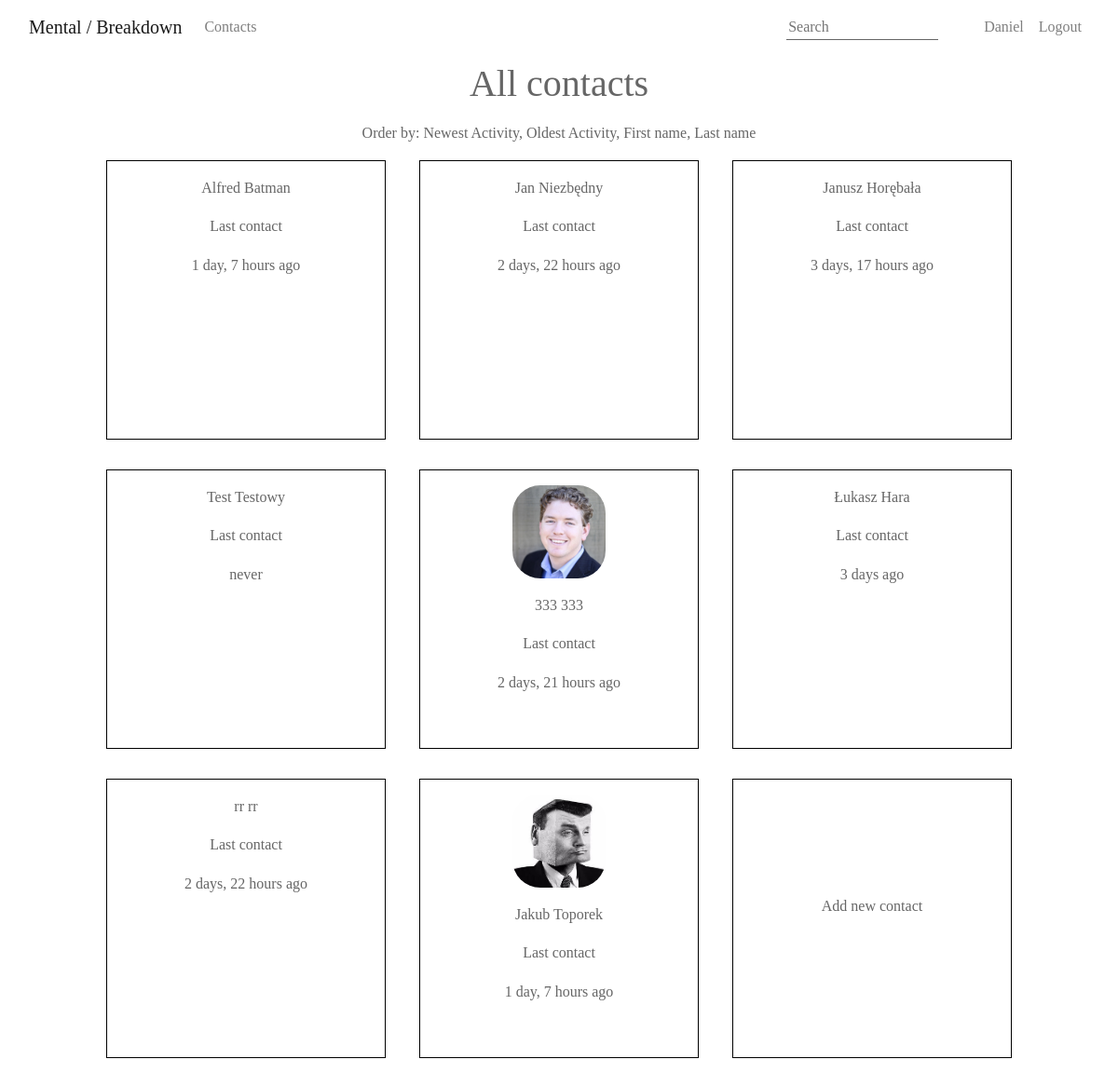
The app's page /search/ (signed in) with its own data.
### crm/models.py (models this page shows, shortened)
class Contact(models.Model):
    SEX_CHOICES = (
        ('Female', 'Female',),
        ('Male', 'Male',),
        ('Unsure', 'Unsure',),
    )
    first_name = models.CharField(max_length=128)
    last_name = models.CharField(max_length=128)
    birthdate = models.DateField()
    sex = models.CharField(choices=SEX_CHOICES, max_length=64, null=True, default="Unknown")
    description = models.CharField(max_length=600, blank="No description", null="True")
    contacts = models.ManyToManyField('self', through='ContactRelationship')
    activites = models.ForeignKey('Activity', related_name="contact_activity", on_delete=models.CASCADE, null=True)
    updated_at = models.DateTimeField(null=True)
    avatar = models.ImageField(upload_to='images/', null=True)
    created_by = models.ForeignKey(User, null=True, blank=True, on_delete=models.DO_NOTHING,
                                   related_name='created_by')

### crm/views.py (the view)
# urls.py: path('search/', SearchResult.as_view()),
class SearchResult(View):
    def get(self, request):
        user = request.user
        name = request.GET.get('name', '')
        contacts = Contact.objects.filter(last_name__icontains=name, created_by=user)
        return render(request, 'contacts.html', {'contacts': contacts})

### crm/forms.py
class NavbarForm(forms.Form):
    name = forms.CharField(label=False, widget=forms.TextInput(attrs={'placeholder': 'Search'}))

### crm/context_processors.py (called while the page is built)
def navbarform(request):
    return {
        'navbarform': NavbarForm()
    }

### crm/templates/contacts.html (shortened to what this page needs)
{% extends 'base.html' %}
{% load humanize %}
{% load extratag %}
{% block content %}
    <div class="row">
        <div class="col-lg-12 contacts-title">
            <h1><a href="/contacts">All contacts</a></h1>
            Order by: <a href="/contacts/sort/{{ "newest_activity" }}">Newest Activity</a>, <a
                href="/contacts/sort/{{ "oldest_activity" }}">Oldest Activity</a>, <a
                href="/contacts/sort/{{ "first_name" }}">First name</a>, <a
                href="/contacts/sort/{{ "last_name" }}">Last name</a>
        </div>
    </div>
    <div class="row">
        <div class="col-lg-12">
            <div class="cards">
            {% if contacts %}
                    {% for contact in contacts %}
                        <a href="/contact/view/{{ contact.id }}">
                            <div class="contact-card"">
                                {% if contact.avatar %}
                                    <p><img src="{{ contact.avatar.url }}" width="100px" class="avatar-main"></p>
                                {% endif %}
                                <p>{{ contact.first_name }} {{ contact.last_name }}</p>
                                <p>Last contact</p>
                                {% if contact.updated_at is not null %}
                                    <p>{{ contact.updated_at|naturaltime }} </p>
                                {% else %}
                                    <p>never</p>
                                {% endif %}
                            </div>
                        </a>
                    {% endfor %}
                    <a href="/contact/create">
                        <div class="contact-card">
                            <p class="add-contact">Add new contact</p>
                        </div>
                    </a>
                {% endif %}
            </div>
        </div>
    </div>
{% endblock %}

### crm/templates/base.html (shortened to what this page needs)
{% load static %}
<html>
<head>
    <link rel="stylesheet" href="https://stackpath.bootstrapcdn.com/bootstrap/4.4.1/css/bootstrap.min.css"
>
    <link rel="stylesheet" href="{% static 'css/style.css' %}">
    <link rel="stylesheet" href="/static/css/tagsinput.css"/>
    <link rel="stylesheet" href="https://cdnjs.cloudflare.com/ajax/libs/datepicker/0.6.5/datepicker.min.css"
/>
</head>
<body>
<div class="container-fluid">
    <div class="row">
        <div class="col-md-12">
            <nav class="navbar navbar-expand-lg navbar-light">
                <a class="desktop navbar-brand" href="/">Mental / Breakdown</a>
                <div class="collapse navbar-collapse" id="bs-example-navbar-collapse-1">
                    <ul class="navbar-nav">
                        {% if user.is_authenticated %}
                            <li class="nav-item">
                                <a class="nav-link" href="/contacts">Contacts</a>
                            </li>
                        {% endif %}
                    </ul>
                    <ul class="navbar-nav ml-md-auto">
                        {% if user.is_authenticated %}
                            <form class="form-inline" action="/search/" method="GET">
                                {{ navbarform }}
                            </form>
                        {% endif %}
                        {% block user %}
                            {% if user.is_authenticated %}
                                <li class="nav-item">
                                    <a class="nav-link" href="#">{{ user.username|capfirst }}</a>
                                </li>
                                <li class="nav-item">
                                    <a class="nav-link" href="/logout">Logout</a>
                                </li>
                            {% else %}
                                <li><a href="/accounts/login/">login</a></li>
                            {% endif %}
                        {% endblock %}
                    </ul>
                </div>
            </nav>
        </div>
    </div>
    <div class="row">
        <div class="col-md-12">
            <div class="center-div">
                {% block content %}
                {% endblock %}
            </div>
        </div>
    </div>
</div>
</body>
</html>

### crm/static/css/style.css (style rules this page uses)
html { line-height: 1.6; }
body, p, a { font-family: "Times New Roman", Times, serif; color: #666666; line-height: 1.6; }
input { border: none; border-bottom: 1px solid #666666; }
.avatar-main { border-radius: 30px; }
h1, h2, h3, h4, h5 { line-height: 1.2; color: #444444 }
.contact-card { border: solid 1px black; margin: 1rem; padding: 1rem; display: inline-block; width: 300px; height: 300px; vertical-align: middle; }
.contacts-title { text-align: center; }
.add-contact { height: 15rem; display: flex; align-items: center; justify-content: center; }
.cards { align-content: center; text-align: center; }
.form-inline #id_name { width: 80%; }
.form-inline { margin: 0; }

### records on screen
Contact: first_name "Alfred", last_name "Batman", updated_at "1 day, 7 hours ago"
Contact: first_name "Jan", last_name "Niezbędny", updated_at "2 days, 22 hours ago"
Contact: first_name "Janusz", last_name "Horębała", updated_at "3 days, 17 hours ago"
Contact: first_name "Test", last_name "Testowy", shows "never"
Contact: avatar (picture), first_name "333", last_name "333", updated_at "2 days, 21 hours ago"
Contact: first_name "Łukasz", last_name "Hara", updated_at "3 days ago"
Contact: first_name "rr", last_name "rr", updated_at "2 days, 22 hours ago"
Contact: avatar (picture), first_name "Jakub", last_name "Toporek", updated_at "1 day, 7 hours ago"

### other values on screen
{{ user.username|capfirst }} "Daniel"
